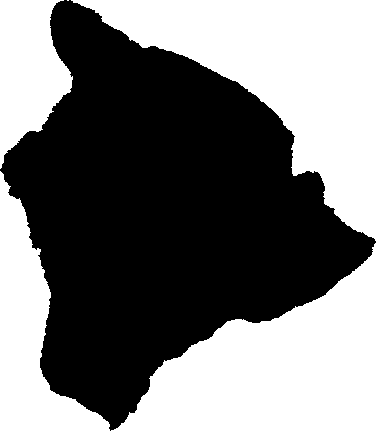
#> input picture Hawaii.tif, 376 x 431 px; its folder holds only this picture in this run
$ python FD_boundary.py
#> lines starting #> are read from the running program, lines starting #| are printed output that depends on the picture; after the words box and inside, x2 and y2 are one past the last pixel; in counts of white or black regions, pixels touching at a corner belong together
# -*- coding: utf-8 -*-
"""
Created on Thu Sep  7 12:32:07 2023

@author: Dnyanesh
"""
## For just boundary

import cv2
import numpy as np
import matplotlib.pyplot as plt

#names=['a&n','barbados','belle_tie','bermuda','cyprus','haldiboh','italy','jeju','kauai','mataram','mauritius','mauai','mauritius','moroni','nusa','port_francie','praia','reunion','taiwan','teraciara']
#names=['auckland','fiji','grenada','hawaii','tasmania'] # diferent nan values
names=['Hawaii']
# [8 lines of commented-out code are left out]
FD_values=[]

for name in names:

    #binary_image_poly=np.load(f'{name}.npy')
    tiff_image = cv2.imread(f'{name}.tif', cv2.IMREAD_UNCHANGED)
#> tiff_image: shape (431, 376) uint16; values 330 (black) and 65535 (white), 47.2% white; 5 white regions (1 under 20 px), largest, box (x1, y1, x2, y2) and area: (71, 0, 376, 241) 30323, (111, 243, 376, 431) 26632, (0, 171, 110, 431) 11558, (0, 0, 73, 169) 7936
    #temp=tiff_image>0
    temp=tiff_image<65535
    grid_size=temp.shape
#> grid_size = (431, 376)
    binary_image_poly=np.zeros((grid_size[0]+2,grid_size[1]+2))
    binary_image_poly[1:-1,1:-1]=temp
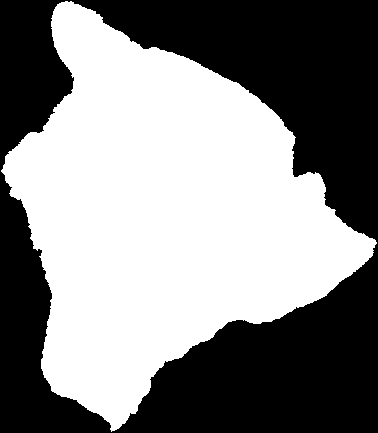
#> binary_image_poly: shape (433, 378) float64; values 0 (black) and 1 (white), 52.3% white; 1 black region, box (x1, y1, x2, y2) and area: (0, 0, 378, 433) 78069
    grid_size=binary_image_poly.shape
#> grid_size = (433, 378)
    shp_boundary=np.zeros((grid_size[0],grid_size[1]))

    #All pixel labelled as unassigned "n" & true area matrix defination
    ij=[(0,1,1),(1,1,2),(1,0,4),(1,-1,8),(0,-1,16),(-1,-1,32),(-1,0,64),(-1,1,128)]

    for i in range(1,grid_size[0]-1):
        for j in range(1,grid_size[1]-1):
            if binary_image_poly[i,j]>0 :
                for xi in ij:
                    if binary_image_poly[i+xi[0],j+xi[1]]==0:
                        #shp_boundary[i+xi[0],j+xi[1]]=1
                        shp_boundary[i,j]=1
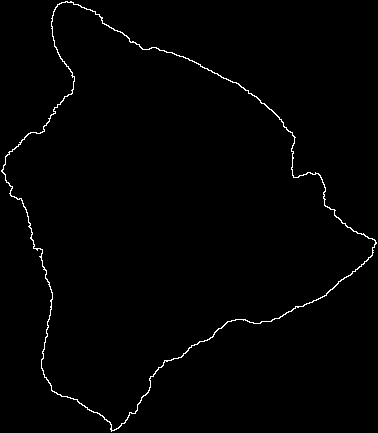
#> shp_boundary: shape (433, 378) float64; values 0 (black) and 1 (white), 1.1% white in thin lines or dots

    binary_image=shp_boundary

    # Define the range of box sizes (powers of 2)
    box_sizes = 2**np.arange(0, int(np.log2(min(binary_image.shape))) + 1)
#> box_sizes = [1, 2, 4, 8, 16, 32, 64, 128, 256]

    # Initialize an array to store box counts
    box_counts = []

    # Loop over each box size
    for box_size in box_sizes:
        # Divide the image into boxes of the given size
        rows = binary_image.shape[0] // box_size
        cols = binary_image.shape[1] // box_size

        # Reshape the image into boxes
        boxes = binary_image[:rows*box_size, :cols*box_size].reshape(rows, box_size, cols, box_size)

        # Count the number of boxes containing object pixels
        box_count = np.sum(np.any(boxes, axis=(1, 3)))
        box_counts.append(box_count)
#> after the loop, box_counts = [1797, 897, 441, 213, 103, 47, 18, 5, 1]

    # Fit a linear regression to calculate the fractal dimension
    coefficients = np.polyfit(np.log(1/box_sizes)[:-3], np.log(box_counts)[:-3], 1)
    fractal_dimension = coefficients[0]

    # Plot the results on log-log axes with increased font size
    plt.figure()
    plt.loglog(1/box_sizes, box_counts, 'bo', label='Box Counts', markersize=6)
    plt.plot(1/box_sizes[:-3], np.exp(coefficients[1]) * box_sizes[:-3]**(-coefficients[0]), 'r-', label='Fitting Line', linewidth=2)
    plt.xlabel('1/Box Size', fontsize=14)
    plt.ylabel('Box Counts', fontsize=14)
    plt.title(f'{name} FD boundary Y={coefficients[1]:.2f}*X^{fractal_dimension:.3f}', fontsize=14)
    plt.xticks(fontsize=14)
    plt.yticks(fontsize=14)
    plt.savefig(f"FD_boundary_{name}_{fractal_dimension:.3f}_new.png", bbox_inches='tight',dpi=300)
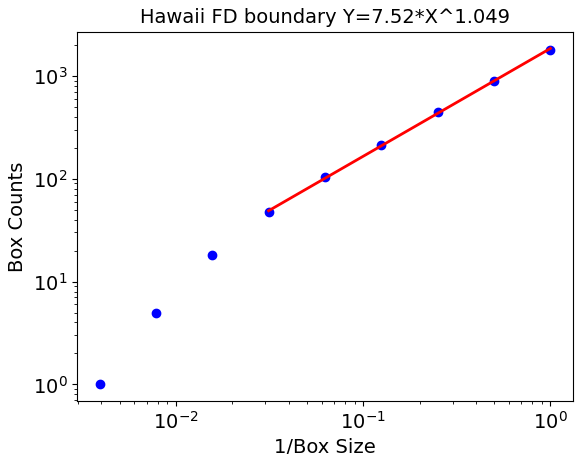
#> figure drawn by matplotlib, 1 panel
    #plt.legend(fontsize=12)
    plt.show()
    plt.close()

    plt.imshow(binary_image)
    plt.savefig(f'{name}_binary_image_new.png')

    # Display the fractal dimension with increased font size
    #plt.annotate(f'Fractal Dimension: {fractal_dimension:.2f}', xy=(0.05, 0.8), xycoords='axes fraction', fontsize=14)
    FD_values.append(fractal_dimension)
    # Display the results
    print(f'Box Counts: {box_counts}')
#| Box Counts: [1797, 897, 441, 213, 103, 47, 18, 5, 1]
    print(f'Fractal Dimension: {fractal_dimension:.4f}')
#| Fractal Dimension: 1.0486
